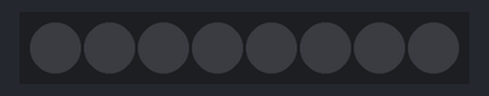
Simulated run of this sketch. Board: ESP32. Parts: 8 RGB LEDs in strip order, left to right.

Above: at 0.1 s.
At 1.1 s:
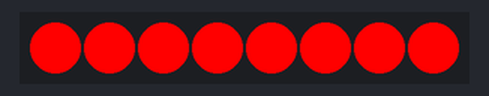
At 2.1 s:
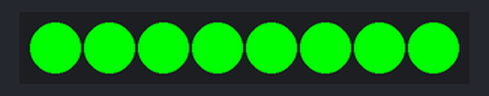
At 4.1 s:
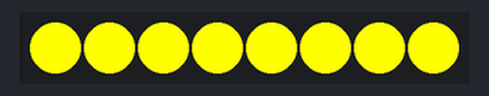
At 6.1 s:
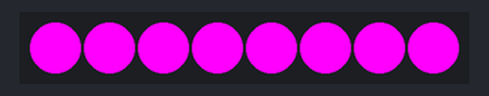
At 8.1 s:
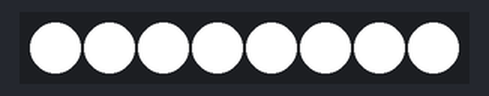
Timing chart, 0 to 40.0 s (numbered marks = the images above):
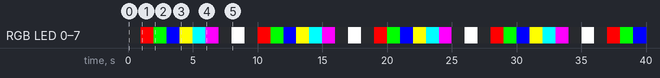

The sketch:

8RGB_Wheel.ino
```cpp
#include "Freenove_WS2812_Lib_for_ESP32.h"
// https://github.com/Freenove/Freenove_WS2812B_RGBLED_Controller/tree/master
// https://freenove.com/tutorial

#define LEDS_PIN 2 // Change this to the pin you connected the S pin of the LED module to
#define LEDS_COUNT 8
#define CHANNEL 0

Freenove_ESP32_WS2812 strip = Freenove_ESP32_WS2812(LEDS_COUNT, LEDS_PIN, CHANNEL, TYPE_GRB);

void setup() {
  strip.begin();
  strip.setAllLedsColor(150);
  strip.show();
}

void loop() {
//   for (int j = 0; j < 255; j ++) {
//     for (int i = 0; i < LEDS_COUNT; i++) {
//       strip.setLedColorData(i, j);
//     }
//     strip.show(); // Send color data to LED, and display.
//     delay(50);
//  }
  // for(int l = 0; l < LEDS_COUNT; l++) {
  //   strip.setAllLedsColor(150);
  //   strip.show();
  // }
  int arr[][3] = {
    {0, 0, 0},
    {255, 0, 0},
    {0, 255, 0},
    {0, 0, 255},
    {255, 255, 0},
    {0, 255, 255},
    {255, 0, 255},
    {0, 0, 0},
    {255, 255, 255}
  };
  int arrLength = sizeof(arr) / sizeof(arr[0]);
  for(int i = 0; i < arrLength; i++) {
    strip.setAllLedsColor(arr[i][0], arr[i][1], arr[i][2]);
    strip.show();
    delay(1000);
  }
}
```

Measured:
- by itself, RGB LED 0–7: repeats every 9.0 s: RGB(0, 255, 0) 1.0 s, RGB(0, 0, 255) 1.0 s, RGB(255, 255, 0) 1.0 s, RGB(0, 255, 255) 1.0 s, RGB(255, 0, 255) 1.0 s, off 1.0 s, RGB(255, 255, 255) 1.0 s, off 1.0 s, RGB(255, 0, 0) 1.0 s
- by itself, everything shown: repeats every 9.0 s, in 9 steps
- what the display in image 1 shows lasts 1.0 s, from 1.0 s to 2.0 s
